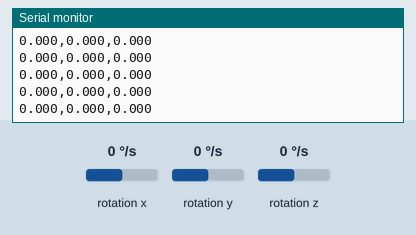
Recording of a sketch running on a simulated Arduino Uno, built with avr-gcc and run on an emulated ATmega328P. Shown: the last lines printed to the serial monitor. The test bench sets the inputs (shaded band); at power-on: rotation x 0 °/s, rotation y 0 °/s, rotation z 0 °/s.

Above: at 1.2 s.
1.3 s: rotation x set to -192 °/s
At 1.33 s:
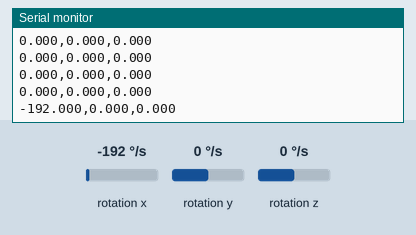
2.8 s: rotation x set to 0 °/s
At 2.85 s:
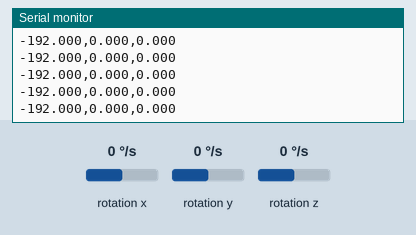
5.8 s: rotation y set to -192 °/s
At 5.91 s:
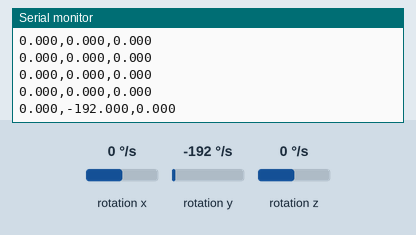
7.3 s: rotation z set to -192 °/s
At 7.33 s:
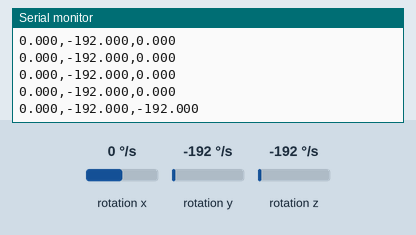

The sketch:

capstonecode.ino
```cpp
#include <LSM6DS3.h>
#include <Wire.h>
//#include <FlashStorage.h>
//Capstone code

// Create an instance of class LSM6DS3
LSM6DS3 myIMU(I2C_MODE, 0x6A); // I2C device address 0x6A
float aX, aY, aZ, gX, gY, gZ;
const float accelerationThreshold = 2.5; // threshold of significance in G's
const int numSamples = 119;
int samplesRead = numSamples;

// Define a struct to hold sensor data
struct SensorData {
  float gyroX;
  float gyroY;
  float gyroZ;
};

// Create an instance of the FlashStorage class to store the data
//FlashStorage(sensorDataStorage, SensorData);

void setup() {
  // put your setup code here, to run once:
  Serial.begin(9600);
  while (!Serial);

  // Call .begin() to configure the IMU
  if (myIMU.begin() != 0) {
    Serial.println("Device error");
  } else {
    Serial.println("aX,aY,aZ,gX,gY,gZ");
  }
}

void loop() {
  // Read sensor data
  float gyroX = myIMU.readFloatGyroX();
  float gyroY = myIMU.readFloatGyroY();
  float gyroZ = myIMU.readFloatGyroZ();

  // Print sensor data to Serial (for debugging)
  Serial.print(gyroX, 3);
  Serial.print(',');
  Serial.print(gyroY, 3);
  Serial.print(',');
  Serial.print(gyroZ, 3);
  Serial.println();

  // Store sensor data in Flash memory
  SensorData dataToStore;
  dataToStore.gyroX = gyroX;
  dataToStore.gyroY = gyroY;
  dataToStore.gyroZ = gyroZ;

  // Write the data to Flash memory
  //sensorDataStorage.write(dataToStore);

  // Delay for a short period if needed
  delay(100); // Adjust the delay as needed to control data capture frequency
}
```

Measured:
- after the input at 1.3 s, the serial monitor: prints a new line at once (image 1)
- after the input at 5.8 s, the serial monitor: prints a new line after 0.10 s (image 3)
- after the input at 7.3 s, the serial monitor: prints a new line at once (image 4)
